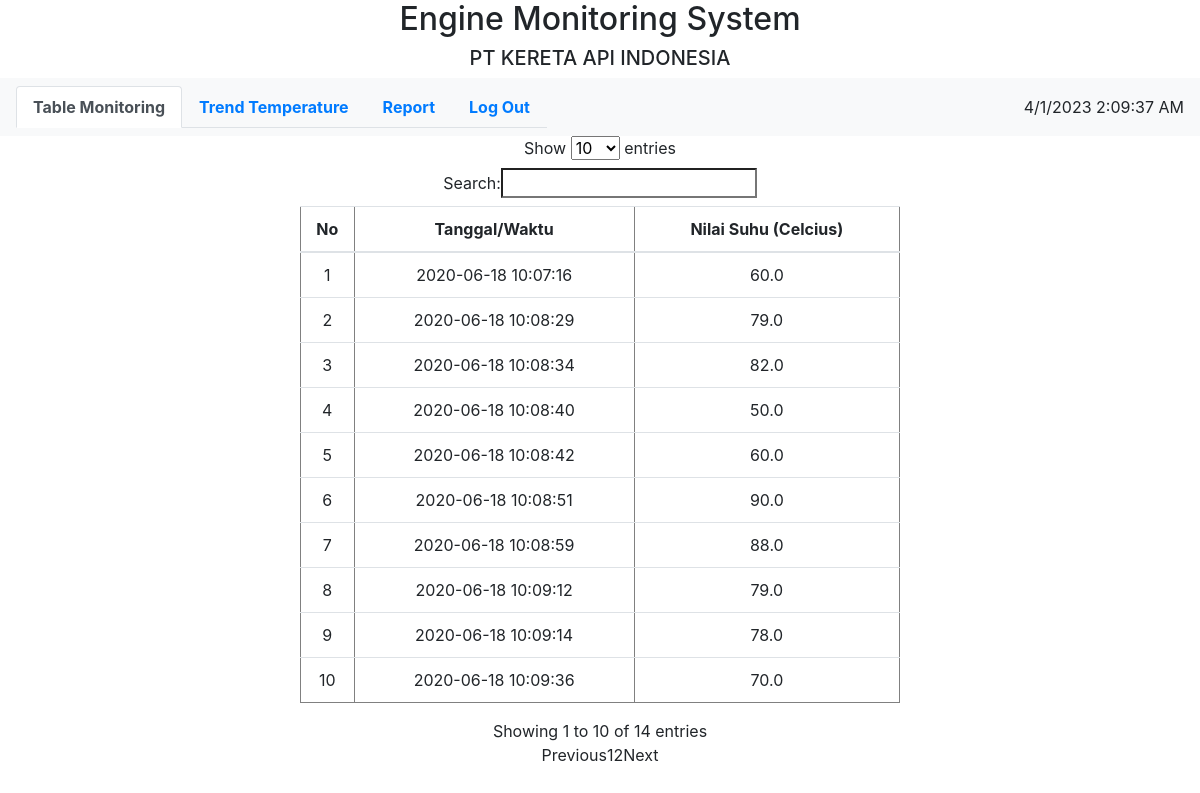
Page /tabel.php on the committed database.
### tables this page shows
CREATE TABLE `engine`  (
  `idsuhu` int(10) NOT NULL AUTO_INCREMENT,
  `waktu` timestamp(0) NOT NULL DEFAULT current_timestamp(0),
  `datasensor` decimal(5, 1) NULL DEFAULT NULL,
  `operator` int(255) NULL DEFAULT NULL,
  PRIMARY KEY (`idsuhu`) USING BTREE
);

### tabel.php (the view, shortened to what this page needs)
<html>
    <head>
        <link rel="stylesheet" href="https://stackpath.bootstrapcdn.com/bootstrap/4.4.1/css/bootstrap.min.css">
    </head>
<body>
    <center>
    <h2>Engine Monitoring System</h2>
    <h5>PT KERETA API INDONESIA</h5>
    <nav class="navbar navbar-expand-lg navbar navbar-light bg-light">
        <div class="collapse navbar-collapse" id="navbarSupportedContent" style="font-weight:bold;">
          <ul class="nav nav-tabs">
            <li class="nav-item">
              <a class="nav-link active" href="tabel.php">Table Monitoring <span class="sr-only">(current)</span></a>
            </li>
            <li class="nav-item">
              <a class="nav-link" href="grafik.php">Trend Temperature</a>
            </li>
            <li class="nav-item">
              <a class="nav-link" href="report.php">Report</a>
            </li>
            <li class="nav-item">
              <a class="nav-link" href="login.php">Log Out</a>
            </li>
          </ul>
        </div>
    <div id="clockbox"></div>
      </nav>
<table id="myTable"border="1"class="table"style="width:50%">
    <thead>
    <tr>
        <th><center>No</center></th>
        <th><center>Tanggal/Waktu</center></th>
        <th><center>Nilai Suhu (Celcius)</center></th>
    </tr>
    </thead>
    </center>
    <tbody>
    <?php
    $no=1;
    $query = mysqli_query ($conn, "SELECT * FROM engine");
    while ($data = mysqli_fetch_array($query)){
    ?>
    <tr>
        <td><center><?php echo $no++; ?></center></td>
        <td><center><?php echo $data ['waktu']; ?></center></td>
        <td><center><?php echo $data ['datasensor']; ?></center></td>
    </tr>
    <?php
    }
    ?>
    </tbody>
</body>
</html>

### rows in the picture
engine: waktu "2020-06-18 10:07:16", datasensor "60.0"
engine: waktu "2020-06-18 10:08:29", datasensor "79.0"
engine: waktu "2020-06-18 10:08:34", datasensor "82.0"
engine: waktu "2020-06-18 10:08:40", datasensor "50.0"
engine: waktu "2020-06-18 10:08:42", datasensor "60.0"
engine: waktu "2020-06-18 10:08:51", datasensor "90.0"
engine: waktu "2020-06-18 10:08:59", datasensor "88.0"
engine: waktu "2020-06-18 10:09:12", datasensor "79.0"
engine: waktu "2020-06-18 10:09:14", datasensor "78.0"
engine: waktu "2020-06-18 10:09:36", datasensor "70.0"
